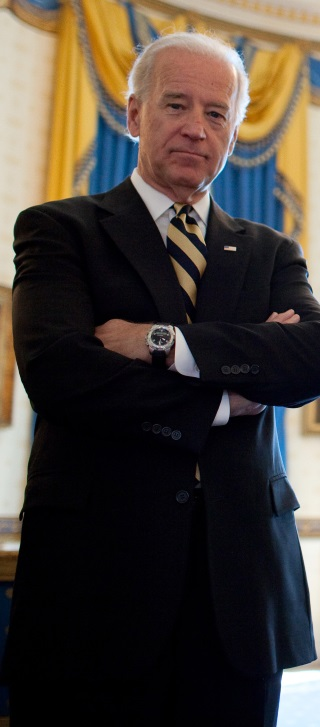
#> input picture Image Processing #11 - Speed up image processing with numba/biden.jpg, 320 x 727 px
$ python exam4-numpy.py --file 'Image Processing #11 - Speed up image processing with numba/biden.jpg'
#> lines starting #> are read from the running program, lines starting #| are printed output that depends on the picture
import argparse
import cv2
import numpy as np


def rotate(img):
    rot = np.rot90(img)
    return rot

parser = argparse.ArgumentParser(description="OpenCV Example")
parser.add_argument("--file", type=str, required=True, help="filename of the input image to process")
args = parser.parse_args()

img = cv2.imread(args.file, cv2.IMREAD_COLOR)
#> img is the input picture: shape (727, 320, 3); mean B, G, R 55.5, 62.7, 70.7
height, width, channels = img.shape
#> height = 727; width = 320; channels = 3
print("image   H:%d W:%d, Channel:%d"%(height, width, channels))
#| image   H:727 W:320, Channel:3
cv2.imshow('original', img)


img_translation = rotate(img)
#> in rotate, `rot = np.rot90(img)`:
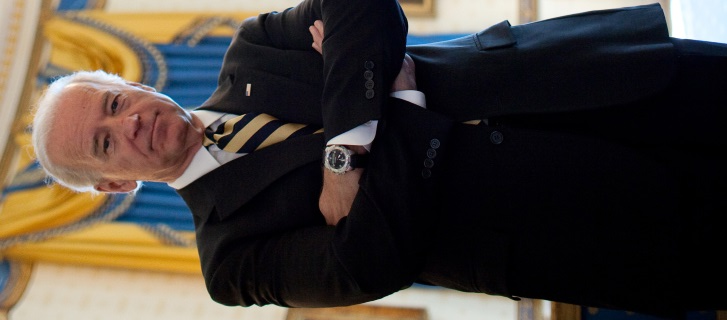
#> rot: shape (320, 727, 3); mean B, G, R 55.5, 62.7, 70.7

cv2.imshow('translate', img_translation)

cv2.waitKey(0)
cv2.destroyAllWindows()
